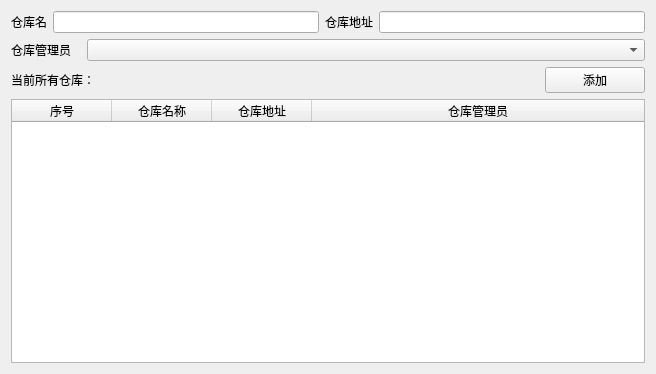
<?xml version="1.0" encoding="UTF-8"?>
<ui version="4.0">
 <class>Form</class>
 <widget class="QWidget" name="Form">
  <property name="geometry">
   <rect>
    <x>0</x>
    <y>0</y>
    <width>656</width>
    <height>374</height>
   </rect>
  </property>
  <property name="windowTitle">
   <string>Form</string>
  </property>
  <layout class="QVBoxLayout" name="verticalLayout">
   <item>
    <layout class="QHBoxLayout" name="horizontalLayout">
     <item>
      <widget class="QLabel" name="label">
       <property name="text">
        <string>仓库名</string>
       </property>
      </widget>
     </item>
     <item>
      <widget class="QLineEdit" name="warehouse_name_lineEdit"/>
     </item>
     <item>
      <widget class="QLabel" name="label_3">
       <property name="text">
        <string>仓库地址</string>
       </property>
      </widget>
     </item>
     <item>
      <widget class="QLineEdit" name="warehouse_location_lineEdit"/>
     </item>
    </layout>
   </item>
   <item>
    <layout class="QHBoxLayout" name="horizontalLayout_2">
     <item>
      <widget class="QLabel" name="label_2">
       <property name="maximumSize">
        <size>
         <width>70</width>
         <height>16777215</height>
        </size>
       </property>
       <property name="text">
        <string>仓库管理员</string>
       </property>
      </widget>
     </item>
     <item>
      <widget class="QComboBox" name="warehouse_manager_comboBox"/>
     </item>
    </layout>
   </item>
   <item>
    <layout class="QHBoxLayout" name="horizontalLayout_3">
     <item>
      <widget class="QLabel" name="label_5">
       <property name="text">
        <string>当前所有仓库：</string>
       </property>
      </widget>
     </item>
     <item>
      <widget class="QPushButton" name="add_Button">
       <property name="maximumSize">
        <size>
         <width>100</width>
         <height>16777215</height>
        </size>
       </property>
       <property name="text">
        <string>添加</string>
       </property>
      </widget>
     </item>
    </layout>
   </item>
   <item>
    <widget class="QTableWidget" name="tableWidget">
     <property name="selectionMode">
      <enum>QAbstractItemView::SingleSelection</enum>
     </property>
     <property name="selectionBehavior">
      <enum>QAbstractItemView::SelectRows</enum>
     </property>
     <attribute name="horizontalHeaderStretchLastSection">
      <bool>true</bool>
     </attribute>
     <attribute name="verticalHeaderVisible">
      <bool>false</bool>
     </attribute>
     <column>
      <property name="text">
       <string>序号</string>
      </property>
     </column>
     <column>
      <property name="text">
       <string>仓库名称</string>
      </property>
     </column>
     <column>
      <property name="text">
       <string>仓库地址</string>
      </property>
     </column>
     <column>
      <property name="text">
       <string>仓库管理员</string>
      </property>
     </column>
    </widget>
   </item>
  </layout>
 </widget>
 <resources/>
 <connections/>
</ui>
